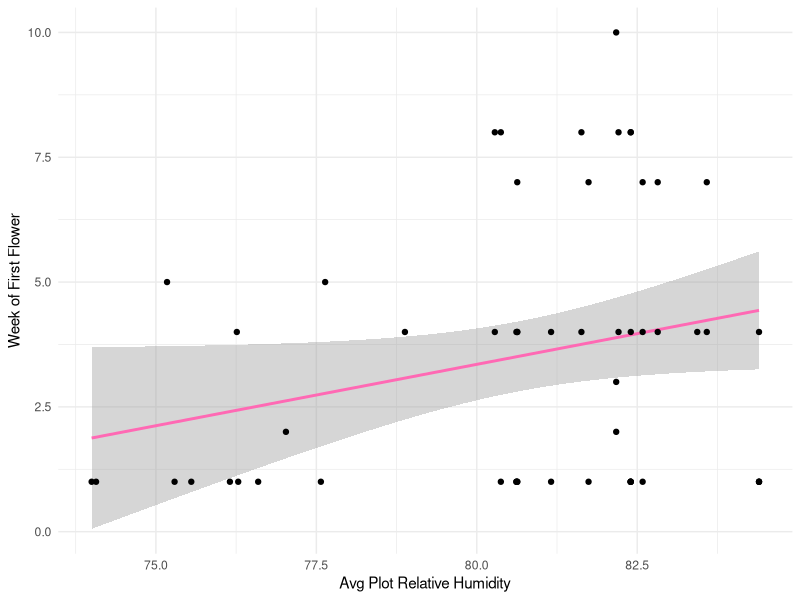
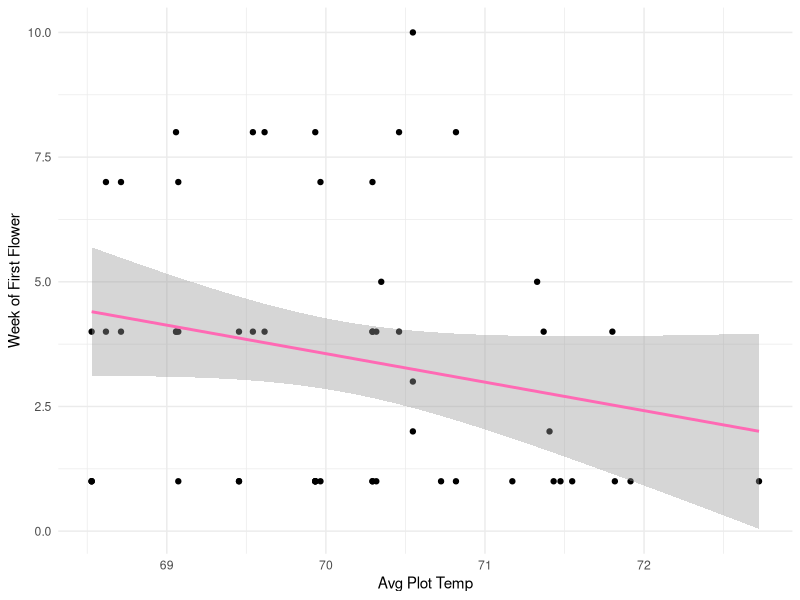
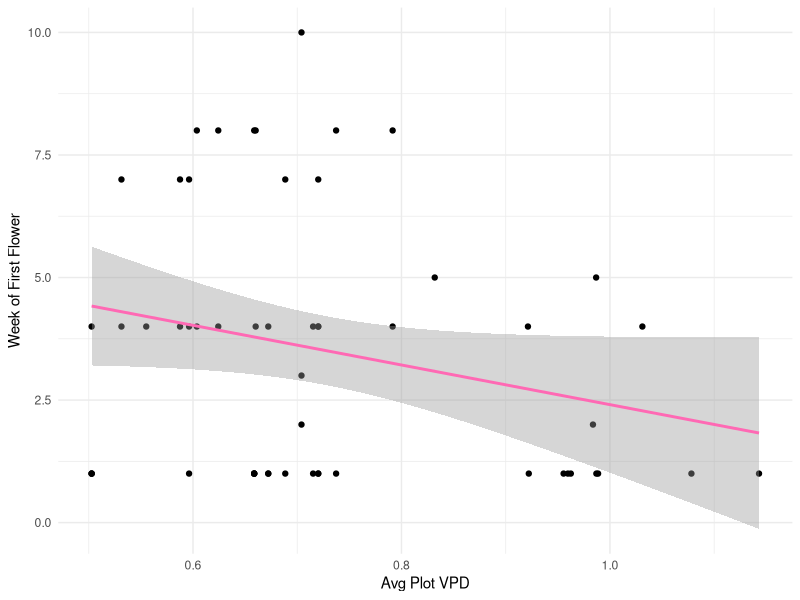
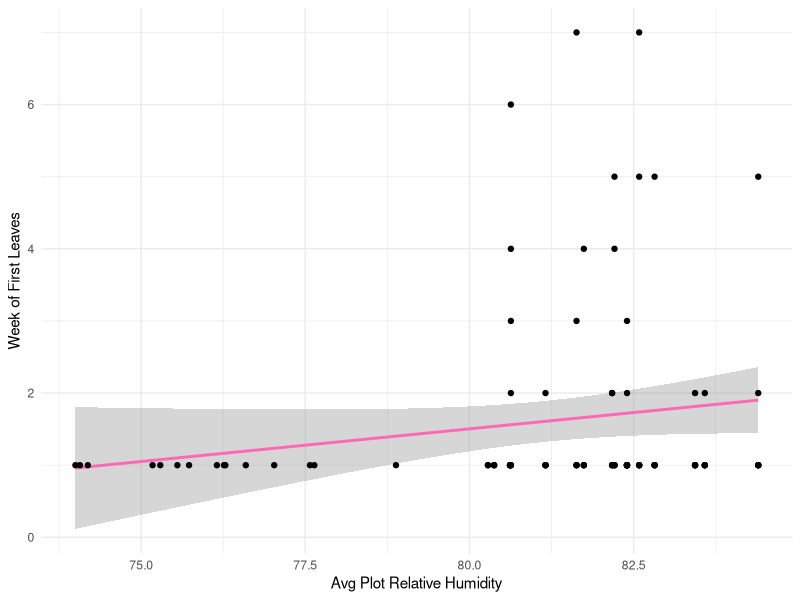
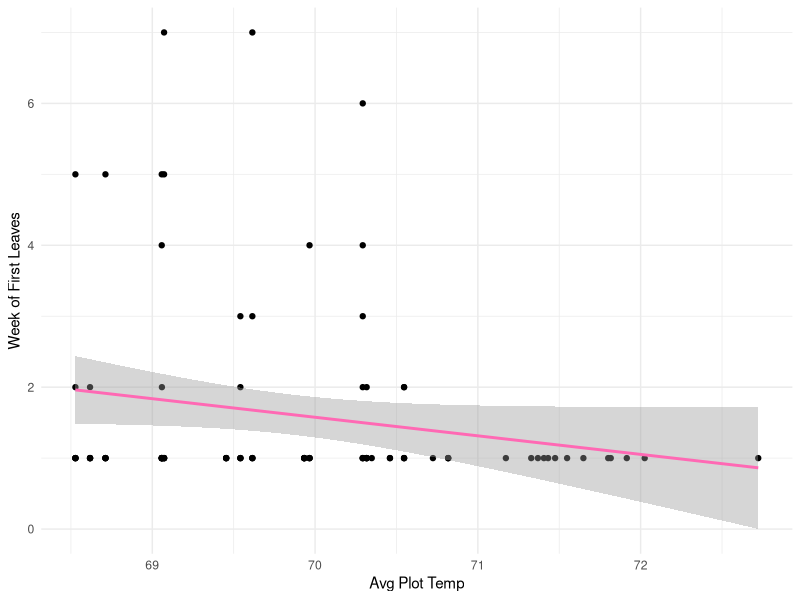
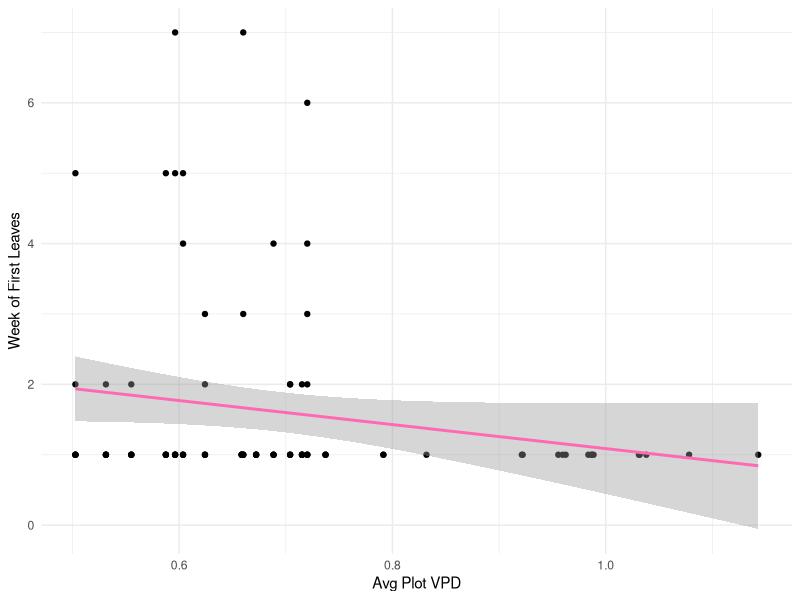
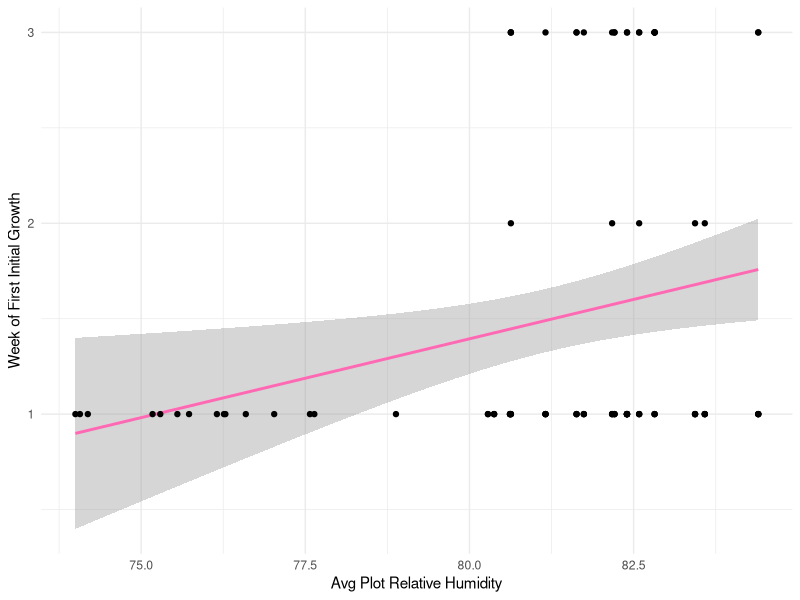
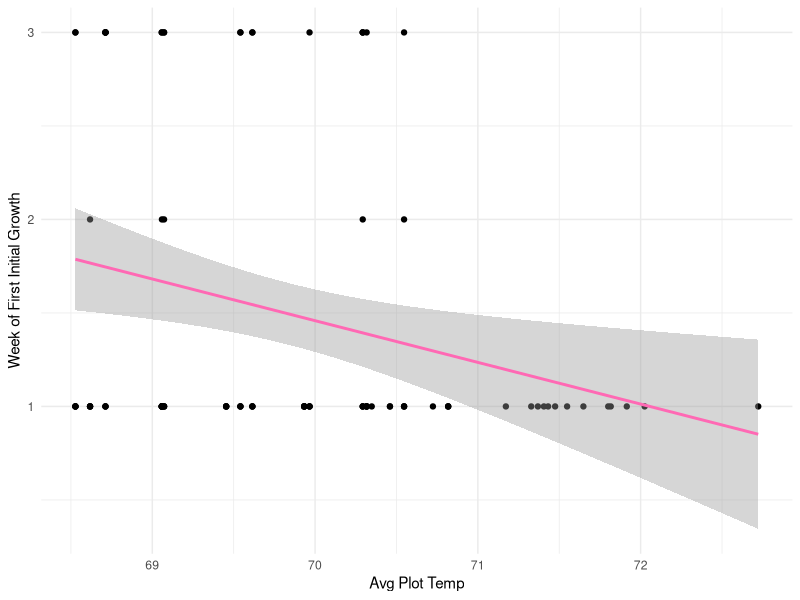

Source code (R) for these figures, in order:
# Week 3 Assignment

## For these figures I want to visulaize how microclimate measurments influence phenology

install.packages("ggplot2")
library(ggplot2)

#KL - need to read in files
cproj1 = read.csv("pheno_classdata_Jan29.csv")

#set variables all as numeric
cproj1$FirstInitialGrowth <- as.numeric(cproj1$FirstInitialGrowth)
cproj1$FirstLeaves <- as.numeric(cproj1$FirstLeaves)
cproj1$FirstFlower <- as.numeric(as.character(cproj1$FirstFlower))
cproj1$FirstOpenFlower <- as.numeric(cproj1$FirstOpenFlower)
cproj1$FirstFruit <- as.numeric(cproj1$FirstFruit)
cproj1$FirstRipeFruit <- as.numeric(cproj1$FirstRipeFruit)
cproj1$SpeciesRichness <- as.numeric(cproj1$SpeciesRichness)

#Microclimate
cproj1$AvgTempC <- as.numeric(cproj1$AvgTempC)
cproj1$AvgVPD <- as.numeric(cproj1$AvgVPD)
cproj1$AvgRHperc <- as.numeric(cproj1$AvgRHperc)

library(ggplot2)
##PLOTS
rhxflower <- ggplot( cproj1, aes ( x = AvgRHperc, y = FirstFlower)) +
  geom_smooth ( color = "hotpink", method = "lm") +
  geom_point()+
  labs(
    x = "Avg Plot Relative Humidity",
    y = "Week of First Flower") +
  theme_minimal() +
  theme(
    panel.background = element_rect(fill = "white", color = NA),
    plot.background  = element_rect(fill = "white", color = NA)
  )
rhxflower


tempxflower <- ggplot( cproj1, aes ( x = AvgTempC, y = FirstFlower)) +
  geom_point()+
  geom_smooth ( color = "hotpink", method = "lm") +
  labs(
    x = "Avg Plot Temp",
    y = "Week of First Flower") +
  theme_minimal() +
  theme(
    panel.background = element_rect(fill = "white", color = NA),
    plot.background  = element_rect(fill = "white", color = NA)
  )
tempxflower


vpdxflower <- ggplot( cproj1, aes ( x = AvgVPD, y = FirstFlower)) +
  geom_point()+
  geom_smooth ( color = "hotpink", method = "lm") +
  labs(
    x = "Avg Plot VPD",
    y = "Week of First Flower") +
  theme_minimal() +
  theme(
    panel.background = element_rect(fill = "white", color = NA),
    plot.background  = element_rect(fill = "white", color = NA)
  )
vpdxflower

rhxleaves <- ggplot( cproj1, aes ( x = AvgRHperc, y = FirstLeaves)) +
  geom_smooth ( color = "hotpink", method = "lm") +
  geom_point()+
  labs(
    x = "Avg Plot Relative Humidity",
    y = "Week of First Leaves") +
  theme_minimal() +
  theme(
    panel.background = element_rect(fill = "white", color = NA),
    plot.background  = element_rect(fill = "white", color = NA)
  )
rhxleaves


tempxleaves <- ggplot( cproj1, aes ( x = AvgTempC, y = FirstLeaves)) +
  geom_point()+
  geom_smooth ( color = "hotpink", method = "lm") +
  labs(
    x = "Avg Plot Temp",
    y = "Week of First Leaves") +
  theme_minimal() +
  theme(
    panel.background = element_rect(fill = "white", color = NA),
    plot.background  = element_rect(fill = "white", color = NA)
  )
tempxleaves


vpdxleaves <- ggplot( cproj1, aes ( x = AvgVPD, y = FirstLeaves)) +
  geom_point()+
  geom_smooth ( color = "hotpink", method = "lm") +
  labs(
    x = "Avg Plot VPD",
    y = "Week of First Leaves") +
  theme_minimal() +
  theme(
    panel.background = element_rect(fill = "white", color = NA),
    plot.background  = element_rect(fill = "white", color = NA)
  )
vpdxleaves

rhxgrowth <- ggplot( cproj1, aes ( x = AvgRHperc, y = FirstInitialGrowth)) +
  geom_smooth ( color = "hotpink", method = "lm") +
  geom_point()+
  labs(
    x = "Avg Plot Relative Humidity",
    y = "Week of First Initial Growth") +
  theme_minimal() +
  theme(
    panel.background = element_rect(fill = "white", color = NA),
    plot.background  = element_rect(fill = "white", color = NA)
  )
rhxgrowth


tempxgrowth <- ggplot( cproj1, aes ( x = AvgTempC, y = FirstInitialGrowth)) +
  geom_point()+
  geom_smooth ( color = "hotpink", method = "lm") +
  labs(
    x = "Avg Plot Temp",
    y = "Week of First Initial Growth") +
  theme_minimal() +
  theme(
    panel.background = element_rect(fill = "white", color = NA),
    plot.background  = element_rect(fill = "white", color = NA)
  )
tempxgrowth


vpdxgrowth <- ggplot( cproj1, aes ( x = AvgVPD, y = FirstInitialGrowth)) +
  geom_point()+
  geom_smooth ( color = "hotpink", method = "lm") +
  labs(
    x = "Avg Plot VPD",
    y = "Week of First Initial Growth") +
  theme_minimal() +
  theme(
    panel.background = element_rect(fill = "white", color = NA),
    plot.background  = element_rect(fill = "white", color = NA)
  )
vpdxgrowth
